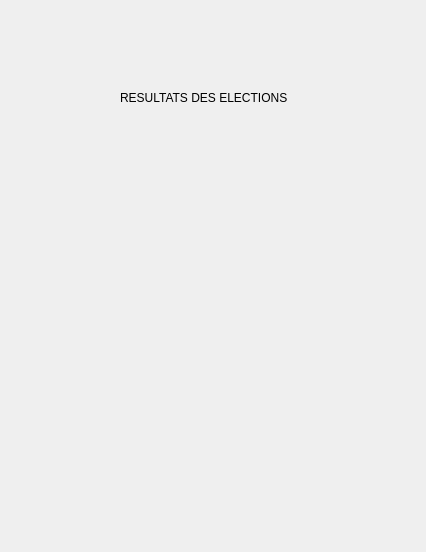
<?xml version="1.0" encoding="UTF-8"?>
<ui version="4.0">
 <class>Dialog</class>
 <widget class="QDialog" name="Dialog">
  <property name="geometry">
   <rect>
    <x>0</x>
    <y>0</y>
    <width>426</width>
    <height>552</height>
   </rect>
  </property>
  <property name="windowTitle">
   <string>Dialog</string>
  </property>
  <widget class="QLabel" name="label">
   <property name="geometry">
    <rect>
     <x>120</x>
     <y>90</y>
     <width>171</width>
     <height>16</height>
    </rect>
   </property>
   <property name="text">
    <string>RESULTATS DES ELECTIONS</string>
   </property>
  </widget>
 </widget>
 <resources/>
 <connections/>
</ui>
